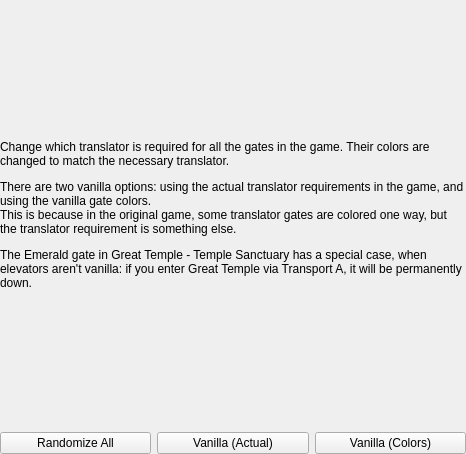
<?xml version="1.0" encoding="UTF-8"?>
<ui version="4.0">
 <class>PresetEchoesTranslators</class>
 <widget class="QMainWindow" name="PresetEchoesTranslators">
  <property name="geometry">
   <rect>
    <x>0</x>
    <y>0</y>
    <width>466</width>
    <height>454</height>
   </rect>
  </property>
  <property name="windowTitle">
   <string>Translators Gate</string>
  </property>
  <widget class="QWidget" name="centralWidget">
   <property name="maximumSize">
    <size>
     <width>16777215</width>
     <height>16777215</height>
    </size>
   </property>
   <layout class="QGridLayout" name="translators_top_layout">
    <property name="leftMargin">
     <number>0</number>
    </property>
    <property name="topMargin">
     <number>4</number>
    </property>
    <property name="rightMargin">
     <number>0</number>
    </property>
    <property name="bottomMargin">
     <number>0</number>
    </property>
    <item row="0" column="0">
     <widget class="QScrollArea" name="scroll_area">
      <property name="frameShape">
       <enum>QFrame::NoFrame</enum>
      </property>
      <property name="frameShadow">
       <enum>QFrame::Plain</enum>
      </property>
      <property name="lineWidth">
       <number>0</number>
      </property>
      <property name="horizontalScrollBarPolicy">
       <enum>Qt::ScrollBarAlwaysOff</enum>
      </property>
      <property name="widgetResizable">
       <bool>true</bool>
      </property>
      <property name="alignment">
       <set>Qt::AlignLeading|Qt::AlignLeft|Qt::AlignTop</set>
      </property>
      <widget class="QWidget" name="translators_scroll_contents">
       <property name="geometry">
        <rect>
         <x>0</x>
         <y>0</y>
         <width>466</width>
         <height>450</height>
        </rect>
       </property>
       <layout class="QGridLayout" name="translators_layout">
        <property name="leftMargin">
         <number>0</number>
        </property>
        <property name="topMargin">
         <number>0</number>
        </property>
        <property name="rightMargin">
         <number>0</number>
        </property>
        <property name="bottomMargin">
         <number>0</number>
        </property>
        <item row="1" column="0">
         <widget class="QPushButton" name="translator_randomize_all_button">
          <property name="text">
           <string>Randomize All</string>
          </property>
         </widget>
        </item>
        <item row="1" column="2">
         <widget class="QPushButton" name="translator_vanilla_colors_button">
          <property name="text">
           <string>Vanilla (Colors)</string>
          </property>
         </widget>
        </item>
        <item row="1" column="1">
         <widget class="QPushButton" name="translator_vanilla_actual_button">
          <property name="text">
           <string>Vanilla (Actual)</string>
          </property>
         </widget>
        </item>
        <item row="0" column="0" colspan="3">
         <widget class="QLabel" name="translators_description">
          <property name="text">
           <string>&lt;html&gt;&lt;head/&gt;&lt;body&gt;&lt;p&gt;Change which translator is required for all the gates in the game. Their colors are changed to match the necessary translator.&lt;/p&gt;&lt;p&gt;There are two vanilla options: using the actual translator requirements in the game, and using the vanilla gate colors.&lt;br/&gt;This is because in the original game, some translator gates are colored one way, but the translator requirement is something else.&lt;/p&gt;&lt;p&gt;The Emerald gate in Great Temple - Temple Sanctuary has a special case, when elevators aren't vanilla: if you enter Great Temple via Transport A, it will be permanently down.&lt;/p&gt;&lt;/body&gt;&lt;/html&gt;</string>
          </property>
          <property name="wordWrap">
           <bool>true</bool>
          </property>
         </widget>
        </item>
       </layout>
      </widget>
     </widget>
    </item>
   </layout>
  </widget>
 </widget>
 <layoutdefault spacing="6" margin="11"/>
 <resources/>
 <connections/>
</ui>
